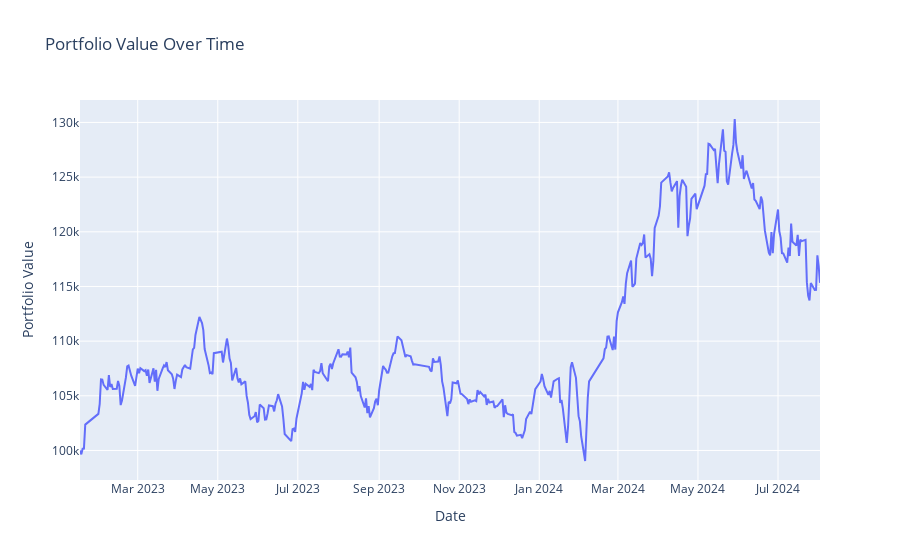

Notebook source saved alongside this figure:
### Code cell
# Interactive Plot for Portfolio Value
fig = go.Figure()
fig.add_trace(go.Scatter(x=dates, y=portfolio_values, mode='lines', name='Portfolio Value'))
fig.update_layout(title='Portfolio Value Over Time', xaxis_title='Date', yaxis_title='Portfolio Value')
fig.show()

### Figure 1 — Plotly figure (JSON) as saved in the notebook; plotly's stock layout.template omitted (floating-point values rounded to 4 significant figures; data arrays with more than 128 entries replaced by an {"elided": "..."} marker saying what was removed)
{"data": [{"mode": "lines", "name": "Portfolio Value", "type": "scatter", "x": {"elided": "375 str values"}, "y": {"elided": "375 float values"}}], "layout": {"title": {"text": "Portfolio Value Over Time"}, "xaxis": {"title": {"text": "Date"}}, "yaxis": {"title": {"text": "Portfolio Value"}}}}
